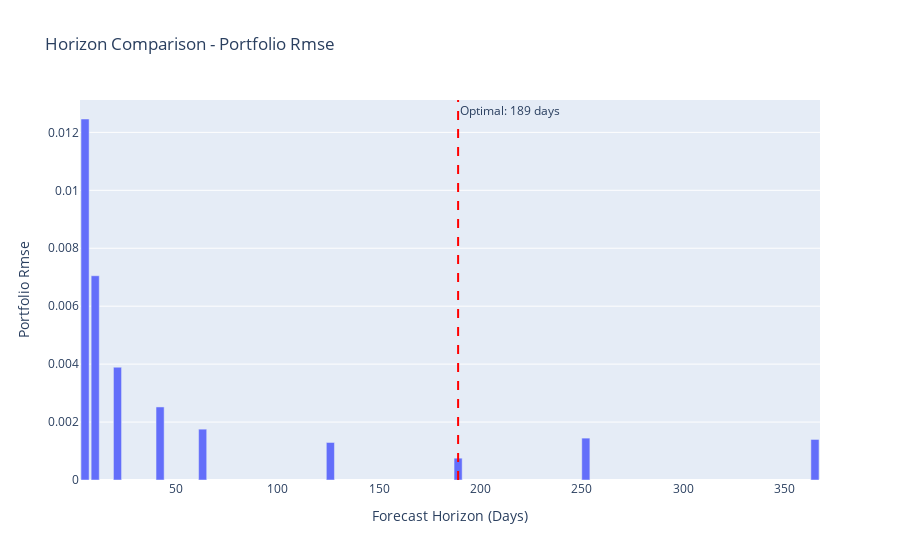

The code cell stored with this chart in its notebook:
### Markdown cell above
## 3. Horizon Comparison Analysis

The two-stage optimization tests multiple forecast horizons and selects the optimal one based on portfolio-level prediction accuracy.

### Code cell
# Get horizon comparison data
horizon_df = analyzer.get_horizon_comparison()

print("HORIZON COMPARISON ANALYSIS")
print("===========================")
print()
print("Portfolio RMSE by Horizon:")
for _, row in horizon_df.iterrows():
    marker = "🏆" if row['horizon'] == f"{results.optimal_horizon}_day" else "  "
    print(f"{marker} {row['horizon_days']:2d} days: {row['portfolio_rmse']:.4f} RMSE, {row['goodness_score']:.2e} goodness")

# Plot horizon comparison
fig = visualizer.plot_horizon_comparison(horizon_df, metric='portfolio_rmse')
plt.show()

# Interactive version
fig_interactive = visualizer.plot_horizon_comparison(horizon_df, metric='portfolio_rmse', interactive=True)
fig_interactive.show()

### Figure 1 — Plotly figure (JSON) as saved in the notebook; plotly's stock layout.template omitted (floating-point values rounded to 4 significant figures)
{"data": [{"hovertemplate": "Forecast Horizon (Days)=%{x}<br>Portfolio Rmse=%{y}<extra></extra>", "legendgroup": "", "marker": {"color": "#636efa", "pattern": {"shape": ""}}, "name": "", "orientation": "v", "showlegend": false, "textposition": "auto", "type": "bar", "x": [5, 10, 21, 42, 63, 126, 189, 252, 365], "xaxis": "x", "y": [0.01246, 0.00705, 0.003892, 0.002522, 0.001755, 0.001296, 0.0007535, 0.001446, 0.0014], "yaxis": "y"}], "layout": {"annotations": [{"showarrow": false, "text": "Optimal: 189 days", "x": 189, "xanchor": "left", "xref": "x", "y": 1, "yanchor": "top", "yref": "y domain"}], "barmode": "relative", "legend": {"tracegroupgap": 0}, "shapes": [{"line": {"color": "red", "dash": "dash"}, "type": "line", "x0": 189, "x1": 189, "xref": "x", "y0": 0, "y1": 1, "yref": "y domain"}], "title": {"text": "Horizon Comparison - Portfolio Rmse"}, "xaxis": {"anchor": "y", "domain": [0, 1], "title": {"text": "Forecast Horizon (Days)"}}, "yaxis": {"anchor": "x", "domain": [0, 1], "title": {"text": "Portfolio Rmse"}}}}
